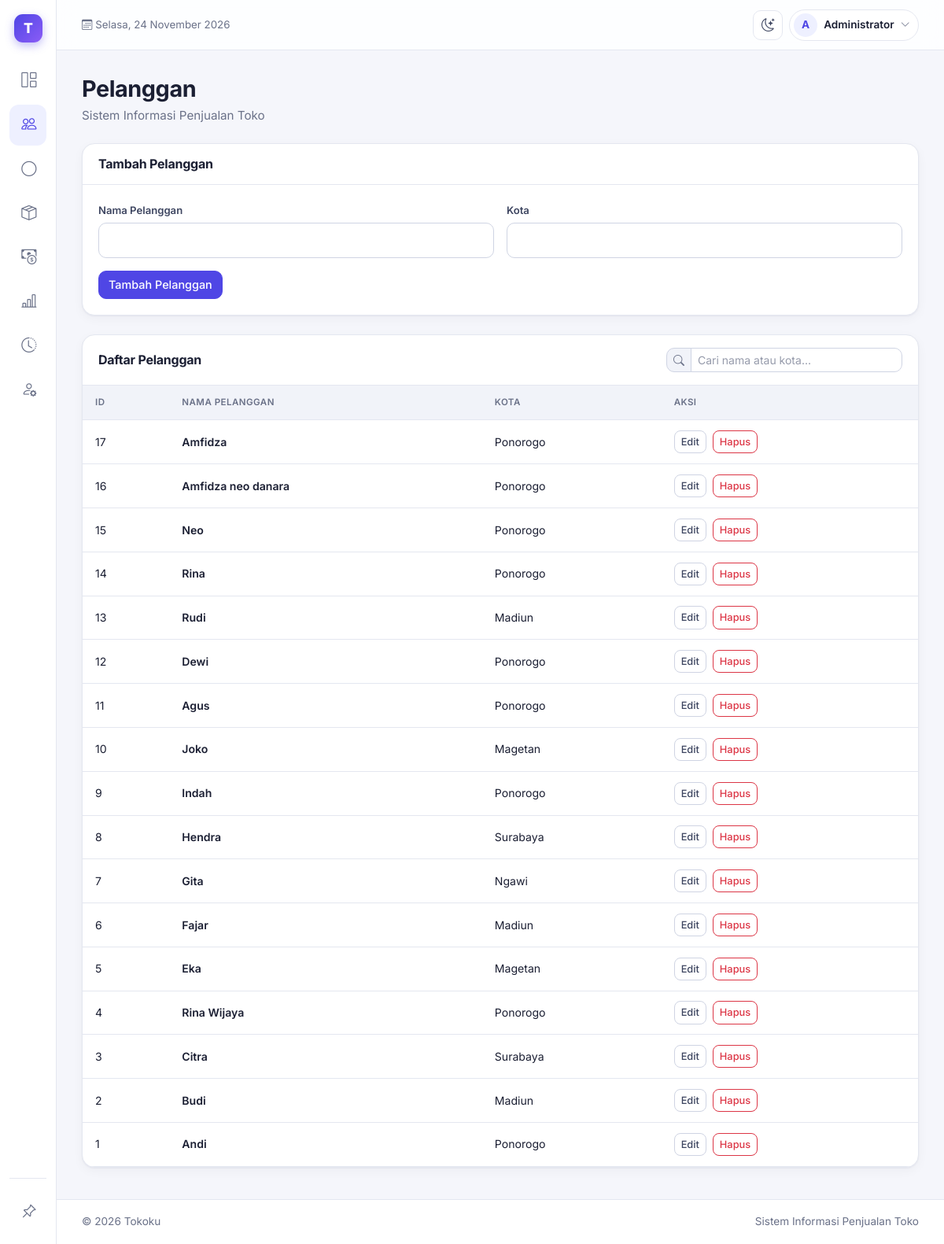
/tokoku/index.php?page=pelanggan (signed in), run on the app's committed database.
### tables this page shows
CREATE TABLE `tbl_user` (
  `id_user` int(11) NOT NULL,
  `username` varchar(30) NOT NULL,
  `password_hash` varchar(255) NOT NULL,
  `nama_lengkap` varchar(100) NOT NULL,
  `role` enum('admin','petugas','pelanggan') NOT NULL DEFAULT 'pelanggan',
  `id_pelanggan` int(11) DEFAULT NULL,
  `dibuat` timestamp NOT NULL DEFAULT current_timestamp()
);

CREATE TABLE `tbl_pelanggan` (
  `id_pelanggan` int(11) NOT NULL,
  `nama_pelanggan` varchar(100) DEFAULT NULL,
  `kota` varchar(50) DEFAULT NULL
);

### tokoku/index.php (called while the page is built, shortened)
<?php
require_once __DIR__ . '/config/database.php';
require_once __DIR__ . '/includes/functions.php';
require_once __DIR__ . '/includes/auth.php';
require_login($pdo);
$user = user_login();
$pages = array_intersect_key(
    semua_halaman(),
    array_flip(izin_halaman($user['role']))
);
$page = $_GET['page'] ?? '';
$pageTitle = $pages[$page];
require_once __DIR__ . '/includes/header.php';
require __DIR__ . '/pages/' . $page . '.php';
require_once __DIR__ . '/includes/footer.php';

### tokoku/includes/functions.php (called while the page is built, shortened)
<?php
function e($value)
{
    return htmlspecialchars((string) $value, ENT_QUOTES, 'UTF-8');
}

### tokoku/includes/auth.php (called while the page is built, shortened)
<?php
function semua_halaman()
{
    return [
        'dashboard' => 'Dashboard',
        'petugas' => 'Dashboard',
        'pelanggan' => 'Pelanggan',
        'member' => 'Member',
        'produk' => 'Produk',
        'transaksi' => 'Transaksi',
        'laporan' => 'Laporan Penjualan',
        'log' => 'Log Aktivitas',
        'belanja' => 'Belanja',
        'riwayat' => 'Riwayat Belanja',
        'user' => 'Kelola User'
    ];
}
function izin_halaman($role)
{
    $izin = [
        'admin' => ['dashboard', 'pelanggan', 'member', 'produk', 'transaksi', 'laporan', 'log', 'user'],
        'petugas' => ['petugas', 'transaksi', 'member'],
        'pelanggan' => ['belanja', 'riwayat']
    ];
    return $izin[$role] ?? [];
}
function user_login()
{
    return $_SESSION['user'] ?? null;
}
function require_login(PDO $pdo)
{
    $id = $_SESSION['user']['id_user'] ?? 0;
    $stmt = $pdo->prepare("
        SELECT id_user, username, nama_lengkap, role, id_pelanggan
        FROM tbl_user
        WHERE id_user = ?
    ");
    $stmt->execute([$id]);
}

### tokoku/pages/pelanggan.php (the view, shortened to what this page needs)
<?php
$edit = null;
$data = $pdo->query("
    SELECT *
    FROM tbl_pelanggan
    ORDER BY id_pelanggan DESC
")->fetchAll();
?>
<div class="content-card mb-4">
    <div class="content-card-header">
        <h5 class="fw-bold mb-0">
            <?= $edit ? 'Edit Pelanggan' : 'Tambah Pelanggan' ?>
        </h5>
    </div>
    <div class="content-card-body">
        <form action="actions.php" method="POST">
            <div class="row g-3">
                <div class="col-md-6">
                    <label class="form-label">Nama Pelanggan</label>
                    <input type="text"
                           name="nama_pelanggan"
                           class="form-control"
                           value="<?= e($edit['nama_pelanggan'] ?? '') ?>"
                           required>
                </div>
                <div class="col-md-6">
                    <label class="form-label">Kota</label>
                    <input type="text"
                           name="kota"
                           class="form-control"
                           value="<?= e($edit['kota'] ?? '') ?>"
                           required>
                </div>
            </div>
            <div class="mt-3 d-flex gap-2">
                <button class="btn btn-dark">
                    <?= $edit ? 'Simpan Perubahan' : 'Tambah Pelanggan' ?>
                </button>
            </div>
        </form>
    </div>
</div>
<div class="content-card">
    <div class="content-card-header">
        <h5 class="fw-bold mb-0">Daftar Pelanggan</h5>
    </div>
    <div class="table-responsive">
        <table class="table table-hover mb-0">
            <thead>
                <tr>
                    <th>ID</th>
                    <th>Nama Pelanggan</th>
                    <th>Kota</th>
                    <th>Aksi</th>
                </tr>
            </thead>
            <tbody>
                <?php foreach ($data as $row): ?>
                    <tr>
                        <td><?= e($row['id_pelanggan']) ?></td>
                        <td class="fw-semibold">
                            <?= e($row['nama_pelanggan']) ?>
                        </td>
                        <td><?= e($row['kota']) ?></td>
                        <td>
                            <div class="d-flex gap-2">
                                <a href="index.php?page=pelanggan&edit=<?= e($row['id_pelanggan']) ?>"
                                   class="btn btn-sm btn-outline-dark">
                                    Edit
                                </a>
                                <form action="actions.php"
                                      method="POST"
                                      onsubmit="return confirm('Yakin ingin menghapus pelanggan ini?')">
                                    <button class="btn btn-sm btn-outline-danger">
                                        Hapus
                                    </button>
                                </form>
                            </div>
                        </td>
                    </tr>
                <?php endforeach; ?>
            </tbody>
        </table>
    </div>
</div>

### tokoku/includes/header.php (shortened to what this page needs)
<?php
$ikonMenu = [
    'dashboard' => 'bi-grid-1x2',
    'petugas' => 'bi-grid-1x2',
    'pelanggan' => 'bi-people',
    'produk' => 'bi-box-seam',
    'transaksi' => 'bi-cash-coin',
    'laporan' => 'bi-bar-chart-line',
    'log' => 'bi-clock-history',
    'belanja' => 'bi-bag',
    'riwayat' => 'bi-receipt',
    'user' => 'bi-person-gear'
];
$inisial = mb_strtoupper(mb_substr(trim($user['nama_lengkap'] ?? ''), 0, 1));
$inisial = $inisial !== '' ? $inisial : '?';
$namaHari = ['Minggu', 'Senin', 'Selasa', 'Rabu', 'Kamis', 'Jumat', 'Sabtu'];
$namaBulan = [
    1 => 'Januari', 'Februari', 'Maret', 'April', 'Mei', 'Juni',
    'Juli', 'Agustus', 'September', 'Oktober', 'November', 'Desember'
];
$tanggalHariIni = $namaHari[(int) date('w')] . ', '
    . date('j') . ' ' . $namaBulan[(int) date('n')] . ' ' . date('Y');
?>
<!DOCTYPE html>
<html lang="id" data-bs-theme="light">
<head>
    <link href="https://cdn.jsdelivr.net/npm/bootstrap@5.3.3/dist/css/bootstrap.min.css" rel="stylesheet">
    <link href="https://cdn.jsdelivr.net/npm/bootstrap-icons@1.11.3/font/bootstrap-icons.min.css" rel="stylesheet">
    <link rel="stylesheet" href="assets/css/style.css">
</head>
<body data-page="<?= e($page) ?>">
<div class="app-shell">
    <aside class="sidebar" id="sidebar" aria-label="Menu utama">
        <a class="sidebar-brand" href="index.php">
            <span class="brand-icon">T</span>
        </a>
        <nav class="sidebar-nav">
            <?php foreach ($pages as $key => $label): ?>
                <a class="sidebar-link <?= $page === $key ? 'active' : '' ?>"
                   href="index.php?page=<?= e($key) ?>"
                   title="<?= e($label) ?>"
                   <?= $page === $key ? 'aria-current="page"' : '' ?>>
                    <i class="bi <?= e($ikonMenu[$key] ?? 'bi-circle') ?>"></i>
                </a>
            <?php endforeach; ?>
        </nav>
        <div class="sidebar-foot d-none d-lg-block">
            <button type="button"
                    class="sidebar-link"
                    data-sidebar-pin
                    aria-pressed="false">
                <i class="bi bi-pin-angle ikon-pin-off"></i>
            </button>
        </div>
    </aside>
    <div class="app-content">
        <header class="topbar">
            <span class="text-secondary small d-none d-lg-inline">
                <i class="bi bi-calendar3 me-1"></i><?= e($tanggalHariIni) ?>
            </span>
            <div class="ms-auto d-flex align-items-center gap-2">
                <button type="button"
                        class="btn-ikon"
                        data-tema-toggle
                        aria-label="Ganti tema"
                        title="Ganti tema">
                    <i class="bi bi-moon-stars ikon-gelap"></i>
                </button>
                <div class="dropdown">
                    <button type="button"
                            class="btn-user"
                            data-bs-toggle="dropdown"
                            aria-expanded="false"
                            aria-label="Menu akun">
                        <span class="avatar"><?= e($inisial) ?></span>
                        <span class="d-none d-sm-inline"><?= e($user['nama_lengkap']) ?></span>
                        <i class="bi bi-chevron-down small text-secondary"></i>
                    </button>
                </div>
            </div>
        </header>
        <main class="app-main">
            <div class="page-header mb-4">
                <h3 class="fw-bold mb-1"><?= e($pageTitle) ?></h3>
                <p class="text-secondary mb-0">
                    Sistem Informasi Penjualan Toko
                </p>
            </div>

### data on the page
tbl_user: nama_lengkap "A", nama_lengkap "Administrator", role "Pelanggan"
tbl_pelanggan: id_pelanggan "17", nama_pelanggan "Amfidza", kota "Ponorogo"
tbl_pelanggan: id_pelanggan "16", nama_pelanggan "Amfidza neo danara", kota "Ponorogo"
tbl_pelanggan: id_pelanggan "15", nama_pelanggan "Neo", kota "Ponorogo"
tbl_pelanggan: id_pelanggan "14", nama_pelanggan "Rina", kota "Ponorogo"
tbl_pelanggan: id_pelanggan "13", nama_pelanggan "Rudi", kota "Madiun"
tbl_pelanggan: id_pelanggan "12", nama_pelanggan "Dewi", kota "Ponorogo"
tbl_pelanggan: id_pelanggan "11", nama_pelanggan "Agus", kota "Ponorogo"
tbl_pelanggan: id_pelanggan "10", nama_pelanggan "Joko", kota "Magetan"
tbl_pelanggan: id_pelanggan "9", nama_pelanggan "Indah", kota "Ponorogo"
tbl_pelanggan: id_pelanggan "8", nama_pelanggan "Hendra", kota "Surabaya"
tbl_pelanggan: id_pelanggan "7", nama_pelanggan "Gita", kota "Ngawi"
tbl_pelanggan: id_pelanggan "6", nama_pelanggan "Fajar", kota "Madiun"
tbl_pelanggan: id_pelanggan "5", nama_pelanggan "Eka", kota "Magetan"
tbl_pelanggan: id_pelanggan "4", nama_pelanggan "Rina Wijaya", kota "Ponorogo"
tbl_pelanggan: id_pelanggan "3", nama_pelanggan "Citra", kota "Surabaya"
tbl_pelanggan: id_pelanggan "2", nama_pelanggan "Budi", kota "Madiun"
tbl_pelanggan: id_pelanggan "1", nama_pelanggan "Andi", kota "Ponorogo"
